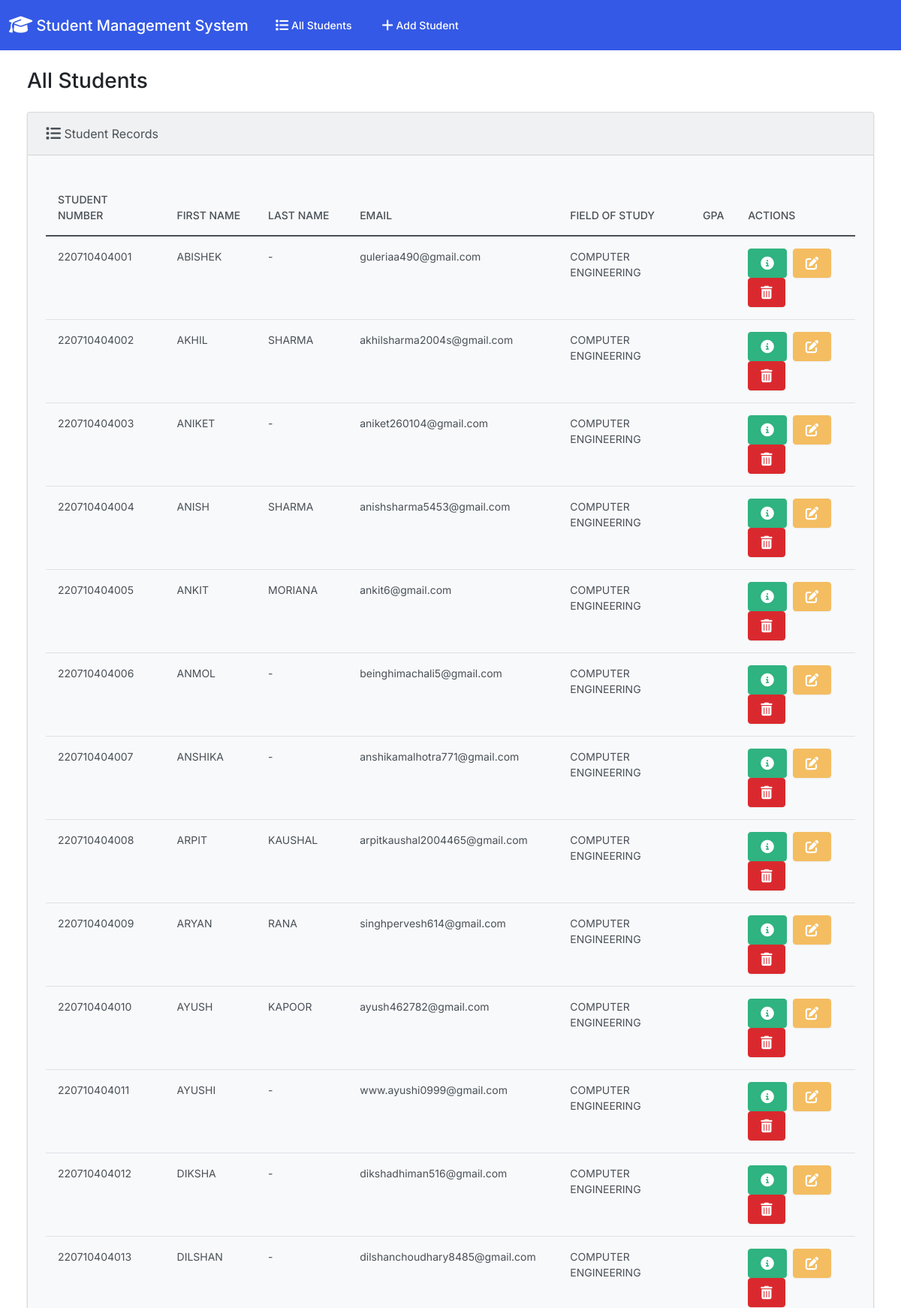
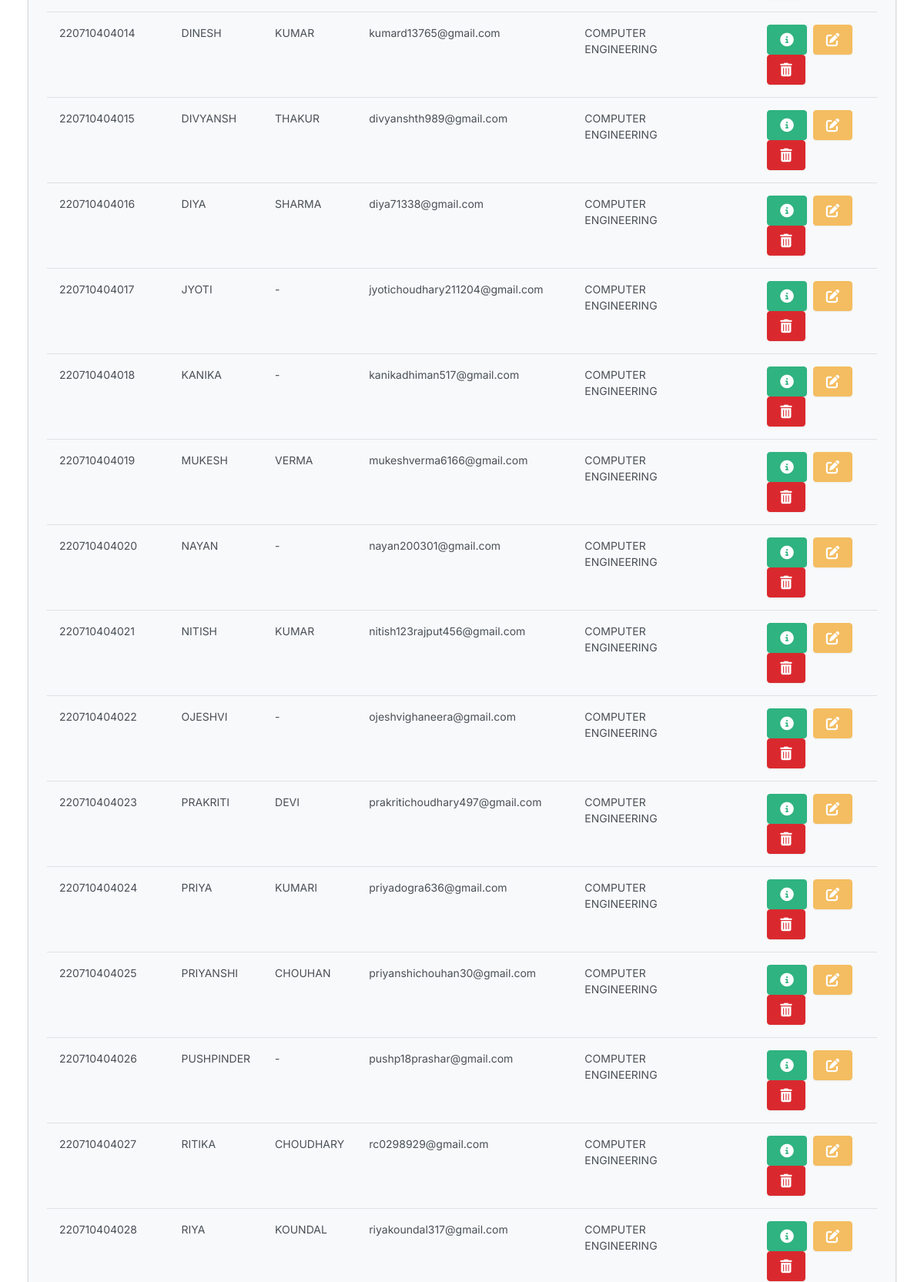
The page / (upper part) on the database its author committed (2 pictures, top to bottom).
### students/models.py (models this page shows, shortened)
class Student(models.Model):
  student_number = models.PositiveIntegerField()
  first_name = models.CharField(max_length=50)
  last_name = models.CharField(max_length=50)
  email = models.EmailField(max_length=100)
  field_of_study = models.CharField(max_length=50)
  first_sem = models.FloatField()
  second_sem = models.FloatField()
  third_sem = models.FloatField()
  reappear = models.CharField(max_length=150)

### students/views.py (the view)
# urls.py: path('', views.index, name='index'),
def index(request):
  return render(request, 'students/index.html', {
    'students': Student.objects.all()
  })

### students/templates/students/index.html (shortened to what this page needs)
{% extends "students/base.html" %}
{% block body %}
<h3 class="m-4">All Students</h3>
<div class="row">
  <div class="col-12">
    {% if students %}
    <div class="card bg-light ms-4 me-4 mb-4">
      <div class="card-header">
        <i class="fa-solid fa-list fa-lg"></i> Student Records
      </div>
      <div class="card-body">
        <p class="card-text">
          <div class="table-responsive">
            <table class="table table-hover">
              <thead>
                <tr>
                  <th scope="col">Student Number</th>
                  <th scope="col">First Name</th>
                  <th scope="col">Last Name</th>
                  <th scope="col">Email</th>
                  <th scope="col">Field of Study</th>
                  <th scope="col">GPA</th>
                  <th scope="col">Actions</th>
                </tr>
              </thead>
              <tbody>
                {% for student in students %}
                  <tr>
                    <td>{{ student.student_number }}</td>
                    <td>{{ student.first_name }}</td>
                    <td>{{ student.last_name }}</td>
                    <td>{{ student.email }}</td>
                    <td>{{ student.field_of_study }}</td>
                    <td>{{ student.gpa }}</td>
                    <td>
                      <button type="button" class="btn btn-success me-1" href="{% url 'view_student' student.id %}" data-bs-toggle="modal" data-bs-target="#myModal{{student.id}}">
                      </button>
                      <a class="btn btn-warning me-1" href="{% url 'edit' student.id %}">
                      </a>
                      <button type="button" class="btn btn-danger" data-bs-toggle="modal" data-bs-target="#delete{{student.id}}">
                      </button>
                    </td>
                  </tr>
                {% endfor %}
              </tbody>
            </table>
          </div>
        </p>
      </div>
    </div>
    {% else %}
      <h5 class="alert alert-primary ms-4 me-4">No Student Records</h5>
    {% endif %}
  </div>
</div>
{% endblock %}

### students/templates/students/base.html (shortened to what this page needs)
{% load static %}
<!DOCTYPE html>
<html lang="en">
  <head>
    <link rel="stylesheet" href="https://cdnjs.cloudflare.com/ajax/libs/font-awesome/6.1.1/css/all.min.css">
    <link href="{% static 'css/bootstrap.min.css' %}" rel="stylesheet">
  </head>
  <body class="d-flex flex-column min-vh-100">
    <nav class="navbar navbar-expand-lg navbar-dark bg-primary">
      <div class="container-fluid">
        <a class="navbar-brand" href="{% url 'index' %}">
          <i class="fa-solid fa-graduation-cap fa-lg"></i> Student Management System
        </a>
        <div class="collapse navbar-collapse" id="navbarColor01">
          <ul class="navbar-nav me-auto">
            <li class="nav-item">
              <a class="nav-link" href="{% url 'index' %}">
                 All Students
              </a>
            </li>
            <li class="nav-item">
              <a class="nav-link" href="{% url 'add' %}">
                 Add Student
              </a>
            </li>
          </ul>
        </div>
      </div>
    </nav>
    <div class="container-fluid">
      {% block body %}
      {% endblock %}
    </div>
  </body>
</html>

### rows shown on the page
Student: student_number "220710404001", first_name "ABISHEK", last_name "-", email "guleriaa490@gmail.com", field_of_study "COMPUTER ENGINEERING"
Student: student_number "220710404002", first_name "AKHIL", last_name "SHARMA", email "akhilsharma2004s@gmail.com", field_of_study "COMPUTER ENGINEERING"
Student: student_number "220710404003", first_name "ANIKET", last_name "-", email "aniket260104@gmail.com", field_of_study "COMPUTER ENGINEERING"
Student: student_number "220710404004", first_name "ANISH", last_name "SHARMA", email "anishsharma5453@gmail.com", field_of_study "COMPUTER ENGINEERING"
Student: student_number "220710404005", first_name "ANKIT", last_name "MORIANA", email "ankit6@gmail.com", field_of_study "COMPUTER ENGINEERING"
Student: student_number "220710404006", first_name "ANMOL", last_name "-", email "beinghimachali5@gmail.com", field_of_study "COMPUTER ENGINEERING"
Student: student_number "220710404007", first_name "ANSHIKA", last_name "-", email "anshikamalhotra771@gmail.com", field_of_study "COMPUTER ENGINEERING"
Student: student_number "220710404008", first_name "ARPIT", last_name "KAUSHAL", email "arpitkaushal2004465@gmail.com", field_of_study "COMPUTER ENGINEERING"
Student: student_number "220710404009", first_name "ARYAN", last_name "RANA", email "singhpervesh614@gmail.com", field_of_study "COMPUTER ENGINEERING"
Student: student_number "220710404010", first_name "AYUSH", last_name "KAPOOR", email "ayush462782@gmail.com", field_of_study "COMPUTER ENGINEERING"
Student: student_number "220710404011", first_name "AYUSHI", last_name "-", email "www.ayushi0999@gmail.com", field_of_study "COMPUTER ENGINEERING"
Student: student_number "220710404012", first_name "DIKSHA", last_name "-", email "dikshadhiman516@gmail.com", field_of_study "COMPUTER ENGINEERING"
Student: student_number "220710404013", first_name "DILSHAN", last_name "-", email "dilshanchoudhary8485@gmail.com", field_of_study "COMPUTER ENGINEERING"
Student: student_number "220710404014", first_name "DINESH", last_name "KUMAR", email "kumard13765@gmail.com", field_of_study "COMPUTER ENGINEERING"
Student: student_number "220710404015", first_name "DIVYANSH", last_name "THAKUR", email "divyanshth989@gmail.com", field_of_study "COMPUTER ENGINEERING"
Student: student_number "220710404016", first_name "DIYA", last_name "SHARMA", email "diya71338@gmail.com", field_of_study "COMPUTER ENGINEERING"
Student: student_number "220710404017", first_name "JYOTI", last_name "-", email "jyotichoudhary211204@gmail.com", field_of_study "COMPUTER ENGINEERING"
Student: student_number "220710404018", first_name "KANIKA", last_name "-", email "kanikadhiman517@gmail.com", field_of_study "COMPUTER ENGINEERING"
Student: student_number "220710404019", first_name "MUKESH", last_name "VERMA", email "mukeshverma6166@gmail.com", field_of_study "COMPUTER ENGINEERING"
Student: student_number "220710404020", first_name "NAYAN", last_name "-", email "nayan200301@gmail.com", field_of_study "COMPUTER ENGINEERING"
Student: student_number "220710404021", first_name "NITISH", last_name "KUMAR", email "nitish123rajput456@gmail.com", field_of_study "COMPUTER ENGINEERING"
Student: student_number "220710404022", first_name "OJESHVI", last_name "-", email "ojeshvighaneera@gmail.com", field_of_study "COMPUTER ENGINEERING"
Student: student_number "220710404023", first_name "PRAKRITI", last_name "DEVI", email "prakritichoudhary497@gmail.com", field_of_study "COMPUTER ENGINEERING"
Student: student_number "220710404024", first_name "PRIYA", last_name "KUMARI", email "priyadogra636@gmail.com", field_of_study "COMPUTER ENGINEERING"
Student: student_number "220710404025", first_name "PRIYANSHI", last_name "CHOUHAN", email "priyanshichouhan30@gmail.com", field_of_study "COMPUTER ENGINEERING"
Student: student_number "220710404026", first_name "PUSHPINDER", last_name "-", email "pushp18prashar@gmail.com", field_of_study "COMPUTER ENGINEERING"
Student: student_number "220710404027", first_name "RITIKA", last_name "CHOUDHARY", email "rc0298929@gmail.com", field_of_study "COMPUTER ENGINEERING"
Student: student_number "220710404028", first_name "RIYA", last_name "KOUNDAL", email "riyakoundal317@gmail.com", field_of_study "COMPUTER ENGINEERING"
